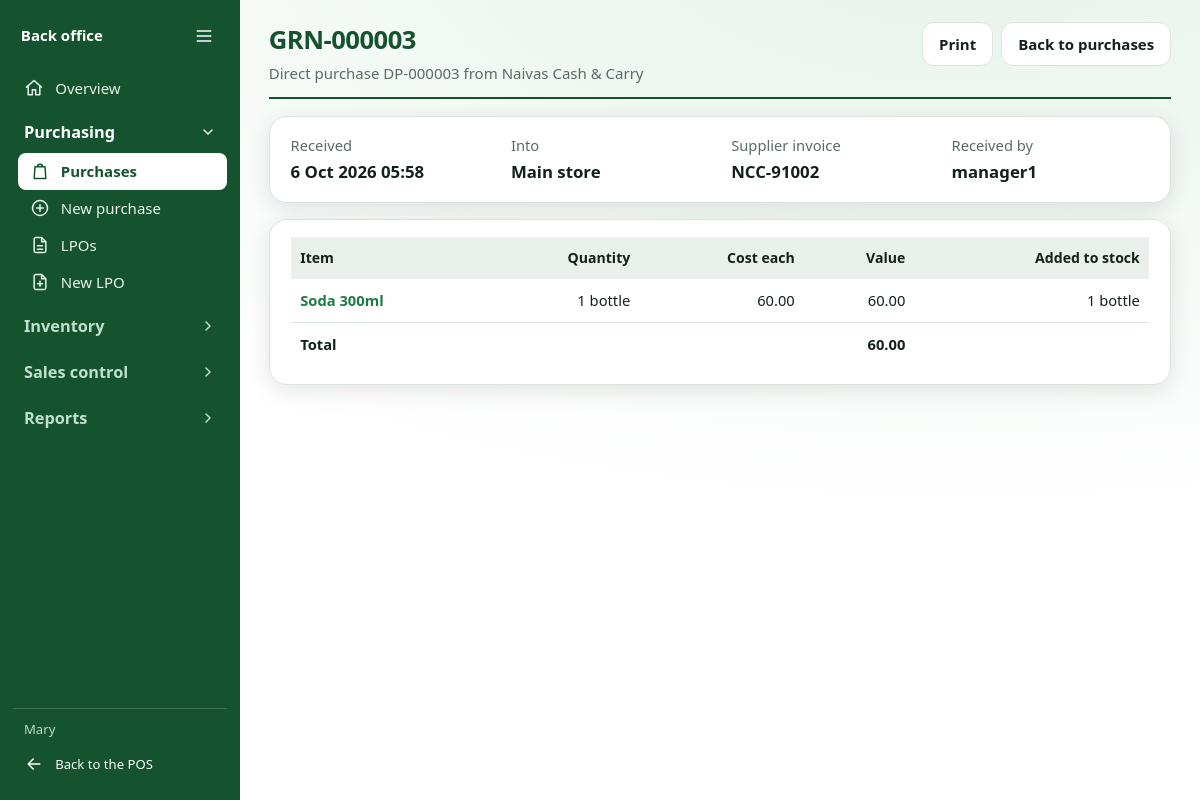
The app's page /manager/purchases/3/ (signed in) with its own data.
### Chokies/models.py (models this page shows, shortened)
class User(AbstractUser):
    class Role(models.TextChoices):
        WAITER = "WAITER", "Waiter"
        CASHIER = "CASHIER", "Cashier"
        MANAGER = "MANAGER", "Manager"
        STOREKEEPER = "STOREKEEPER", "Storekeeper"
        ADMIN = "ADMIN", "Admin"
    role = models.CharField(max_length=20, choices=Role.choices, default=Role.WAITER)
    pin_hash = models.CharField(max_length=128, blank=True)
    pin_lookup = models.CharField(max_length=64, null=True, blank=True, unique=True, editable=False)
    failed_pin_attempts = models.PositiveSmallIntegerField(default=0)
    pin_locked_until = models.DateTimeField(null=True, blank=True)
    token_version = models.PositiveIntegerField(default=0)
    @property
    def is_manager(self) -> bool:
        return self.is_superuser or self.role in (self.Role.MANAGER, self.Role.ADMIN)

class TimeStamped(models.Model):
    created_at = models.DateTimeField(auto_now_add=True)
    updated_at = models.DateTimeField(auto_now=True)
    class Meta:
        abstract = True

class GoodsReceipt(TimeStamped):
    number = models.CharField(max_length=20, unique=True)
    po = models.ForeignKey(PurchaseOrder, on_delete=models.PROTECT, related_name="receipts")
    location = models.ForeignKey(Location, on_delete=models.PROTECT)
    invoice_no = models.CharField(max_length=60, blank=True)
    received_by = models.ForeignKey(settings.AUTH_USER_MODEL, on_delete=models.PROTECT, related_name="+")

class PurchaseOrder(TimeStamped):
    class Status(models.TextChoices):
        DRAFT = "DRAFT", "Draft"
        SENT = "SENT", "Sent"
        PARTIAL = "PARTIAL", "Partially received"
        RECEIVED = "RECEIVED", "Received"
        CANCELLED = "CANCELLED", "Cancelled"
    number = models.CharField(max_length=20, unique=True)
    supplier = models.ForeignKey(Supplier, on_delete=models.PROTECT)
    status = models.CharField(max_length=10, choices=Status.choices, default=Status.DRAFT)
    created_by = models.ForeignKey(settings.AUTH_USER_MODEL, on_delete=models.PROTECT, related_name="+")
    notes = models.TextField(blank=True)

class Supplier(models.Model):
    name = models.CharField(max_length=150, unique=True)
    phone = models.CharField(max_length=50, blank=True)
    email = models.EmailField(blank=True)

class Location(models.Model):
    code = models.SlugField(unique=True)
    name = models.CharField(max_length=100)

class StockItem(TimeStamped):
    sku = models.CharField(max_length=50, unique=True)
    name = models.CharField(max_length=150)
    category = models.CharField(max_length=80, blank=True)
    stock_unit = models.CharField(max_length=20, default="unit")
    recipe_unit = models.CharField(max_length=20, default="unit")
    recipe_units_per_stock_unit = models.DecimalField(max_digits=14, decimal_places=4, default=1)
    purchase_unit = models.CharField(max_length=20, default="unit")
    stock_units_per_purchase_unit = models.DecimalField(max_digits=14, decimal_places=4, default=1)
    avg_cost = models.DecimalField("Weighted avg cost / stock unit", max_digits=14, decimal_places=4, default=0)
    reorder_level = models.DecimalField(max_digits=16, decimal_places=4, default=0)
    par_level = models.DecimalField(max_digits=16, decimal_places=4, default=0)
    is_active = models.BooleanField(default=True)
    class Meta:
        ordering = ["name"]

class GoodsReceiptLine(models.Model):
    receipt = models.ForeignKey(GoodsReceipt, on_delete=models.CASCADE, related_name="lines")
    po_line = models.ForeignKey(PurchaseOrderLine, on_delete=models.PROTECT)
    qty = models.DecimalField("Qty (purchase units)", max_digits=14, decimal_places=4)
    unit_cost = models.DecimalField(max_digits=14, decimal_places=4)

### Chokies/manager_views.py (the view)
# urls.py: path("purchases/<int:pk>/", m.purchase_detail, name="purchase_detail"),
@manager_required
def purchase_detail(request, pk):
    r = get_object_or_404(GoodsReceipt.objects.select_related("po__supplier", "location", "received_by"), pk=pk)
    lines = []
    for l in r.lines.select_related("po_line__item"):
        item = l.po_line.item
        lines.append({"item": item, "qty": l.qty, "unit": item.purchase_unit, "cost": l.unit_cost,
                      "value": l.qty * l.unit_cost, "stock_qty": l.qty * item.stock_units_per_purchase_unit})
    return _page(request, "purchase_detail.html", {"r": r, "lines": lines, "direct": r.po.number.startswith(DIRECT_PREFIX),
                                                    "total": sum((x["value"] for x in lines), D(0))})

### Chokies/manager_views.py (called while the page is built)
def manager_required(view):
    @wraps(view)
    def wrapped(request, *args, **kwargs):
        user = request.user
        if not user.is_authenticated:
            return redirect(f"{LOGIN_URL}?{urlencode({'next': request.get_full_path()})}")
        if not user.is_manager:
            raise PermissionDenied("Managers only")
        return view(request, *args, **kwargs)
    return wrapped

def _page(request, template, ctx=None, status=200):
    key = template.removesuffix(".html")
    return render(request, f"Chokies/manager/{template}",
                  {"pos_home": POS_HOME_URL, "active": NAV_KEY.get(key, key), **(ctx or {})}, status=status)

### Chokies/templates/Chokies/manager/purchase_detail.html
{% extends "Chokies/manager/base.html" %}{% block title %}{{ r.number }}{% endblock %}
{% block content %}
<div class="head"><div><h1>{{ r.number }}</h1><p>{% if direct %}Direct purchase {{ r.po.number }}{% else %}Delivery against <a href="{% url 'manager:lpo_detail' r.po.pk %}">{{ r.po.number }}</a>{% endif %} from {{ r.po.supplier.name }}</p></div>
<div class="acts"><button class="btn" onclick="window.print()">Print</button><a class="btn" href="{% url 'manager:purchases' %}">Back to purchases</a></div></div>
<div class="card kv"><div><small>Received</small><b>{{ r.created_at|date:"j M Y H:i" }}</b></div><div><small>Into</small><b>{{ r.location.name }}</b></div>
<div><small>Supplier invoice</small><b>{{ r.invoice_no|default:"-" }}</b></div><div><small>Received by</small><b>{{ r.received_by.get_full_name|default:r.received_by.username }}</b></div></div>
<div class="card"><div class="tw"><table><thead><tr><th>Item</th><th class="n">Quantity</th><th class="n">Cost each</th><th class="n">Value</th><th class="n">Added to stock</th></tr></thead><tbody>
{% for l in lines %}<tr><td><a href="{% url 'manager:item_detail' l.item.pk %}">{{ l.item.name }}</a></td><td class="n">{{ l.qty|floatformat:"-2" }} {{ l.unit }}</td><td class="n">{{ l.cost|floatformat:2 }}</td><td class="n">{{ l.value|floatformat:2 }}</td><td class="n">{{ l.stock_qty|floatformat:"-2" }} {{ l.item.stock_unit }}</td></tr>{% endfor %}
</tbody><tfoot><tr><td colspan="3">Total</td><td class="n">{{ total|floatformat:2 }}</td><td></td></tr></tfoot></table></div></div>
{% endblock %}

### Chokies/templates/Chokies/manager/base.html (shortened to what this page needs)
{% load static %}<!doctype html>
<html lang="en">
<head>
    <link rel="stylesheet" href="{% static 'css/manager.css' %}">
</head>
<body>
    <div class="shell">
        <nav class="side" aria-label="Back office">
            <div class="brand">
                <span class="name">Back office</span>
                <button type="button" class="side-toggle" aria-controls="side-body" aria-expanded="true" aria-label="Collapse sidebar">
                    <svg class="ico"><use href="#i-menu"/></svg>
                </button>
            </div>
            <div class="side-body" id="side-body">
                <a href="{% url 'manager:dashboard' %}" class="{% if active == 'dashboard' %}on{% endif %}" {% if active == 'dashboard' %}aria-current="page"{% endif %}>
                    <svg class="ico"><use href="#i-home"/></svg>
                    <span class="lbl">Overview</span>
                </a>
                <section class="grp">
                    <h3>
                        <button type="button" class="grp-h" aria-expanded="false" aria-controls="grp-purchasing">
                            <span>Purchasing</span>
                            <svg class="chev"><use href="#i-chevron"/></svg>
                        </button>
                    </h3>
                    <div class="grp-b" id="grp-purchasing">
                        <div class="grp-in">
                            <a href="{% url 'manager:purchases' %}" class="{% if active == 'purchases' %}on{% endif %}" {% if active == 'purchases' %}aria-current="page"{% endif %}>
                                <svg class="ico"><use href="#i-bag"/></svg>
                                <span class="lbl">Purchases</span>
                            </a>
                            <a href="{% url 'manager:purchase_new' %}" class="{% if active == 'purchase_new' %}on{% endif %}" {% if active == 'purchase_new' %}aria-current="page"{% endif %}>
                                <svg class="ico"><use href="#i-plus-circle"/></svg>
                                <span class="lbl">New purchase</span>
                            </a>
                            <a href="{% url 'manager:lpos' %}" class="{% if active == 'lpos' %}on{% endif %}" {% if active == 'lpos' %}aria-current="page"{% endif %}>
                                <svg class="ico"><use href="#i-doc"/></svg>
                                <span class="lbl">LPOs</span>
                            </a>
                            <a href="{% url 'manager:lpo_new' %}" class="{% if active == 'lpo_new' %}on{% endif %}" {% if active == 'lpo_new' %}aria-current="page"{% endif %}>
                                <svg class="ico"><use href="#i-doc-plus"/></svg>
                                <span class="lbl">New LPO</span>
                            </a>
                        </div>
                    </div>
                </section>
                <section class="grp">
                    <h3>
                        <button type="button" class="grp-h" aria-expanded="false" aria-controls="grp-inventory">
                            <span>Inventory</span>
                            <svg class="chev"><use href="#i-chevron"/></svg>
                        </button>
                    </h3>
                </section>
                <section class="grp">
                    <h3>
                        <button type="button" class="grp-h" aria-expanded="false" aria-controls="grp-sales">
                            <span>Sales control</span>
                            <svg class="chev"><use href="#i-chevron"/></svg>
                        </button>
                    </h3>
                </section>
                <section class="grp">
                    <h3>
                        <button type="button" class="grp-h" aria-expanded="false" aria-controls="grp-reports">
                            <span>Reports</span>
                            <svg class="chev"><use href="#i-chevron"/></svg>
                        </button>
                    </h3>
                </section>
            </div>
            <div class="foot">
                <span class="who">{{ request.user.get_full_name|default:request.user.username }}</span>
                <a href="{{ pos_home }}">
                    <svg class="ico"><use href="#i-back"/></svg>
                    <span class="lbl">Back to the POS</span>
                </a>
            </div>
        </nav>
        <main class="main">
            {% block content %}{% endblock %}
        </main>
    </div>
</body>
</html>

### records on screen
User: user.get_full_name "Mary"
GoodsReceipt: number "GRN-000003", po.number "DP-000003", po.supplier.name "Naivas Cash & Carry", created_at "6 Oct 2026 05:58", location.name "Main store", invoice_no "NCC-91002", received_by.get_full_name "manager1"
StockItem: item.name "Soda 300ml", qty "1", unit "bottle", cost "60.00", value "60.00", stock_qty "1", item.stock_unit "bottle"

### other values on screen
{{ total|floatformat:2 }} "60.00"
